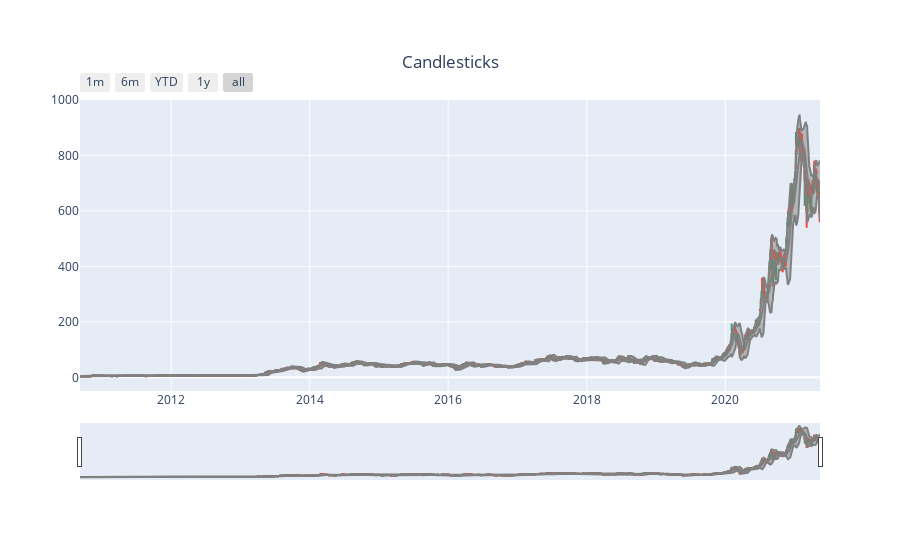

Notebook code for this chart:
### Code cell
#candlestick chart - each day's prices are described by a 'candlestick' rather than a single point
#overlayed with bollinger bands and a 20-day SMA
candle = go.Figure(data=[go.Candlestick(x=full.index, open=full['Open'], high=full['High'], low=full['Low'], close=full['Close'], showlegend = False)])
candle.add_trace(go.Scatter(x=full.index, y=full['upperBand'], name='upper band', mode='lines', showlegend = False, line_color = 'gray'))
candle.add_trace(go.Scatter(x=full.index, y=full['MA20d'], name='20-day SMA', mode='lines', fill='tonexty', showlegend = False, line_color = 'gray'))
candle.add_trace(go.Scatter(x=full.index, y=full['lowerBand'], name='lower band', mode='lines', fill='tonexty', showlegend = False, line_color = 'gray'))
# Add range slider
candle.update_layout(
    title={'text':'Candlesticks',
           'y':0.9,
           'x':0.5,
           'xanchor': 'center',
           'yanchor': 'top'},
    xaxis=dict(
        rangeselector=dict(
            buttons=list([
                dict(count=1,
                     label="1m",
                     step="month",
                     stepmode="backward"),
                dict(count=6,
                     label="6m",
                     step="month",
                     stepmode="backward"),
                dict(count=1,
                     label="YTD",
                     step="year",
                     stepmode="todate"),
                dict(count=1,
                     label="1y",
                     step="year",
                     stepmode="backward"),
                dict(step="all")
            ])
        ),
        rangeslider=dict(
            visible=True
        ),
        type="date"
    )
)
candle.show()

### Figure 1 — Plotly figure (JSON) as saved in the notebook; plotly's stock layout.template omitted (floating-point values rounded to 4 significant figures; data arrays with more than 128 entries replaced by an {"elided": "..."} marker saying what was removed)
{"data": [{"close": {"elided": "2690 float values"}, "high": {"elided": "2690 float values"}, "low": {"elided": "2690 float values"}, "open": {"elided": "2690 float values"}, "showlegend": false, "type": "candlestick", "x": {"elided": "2690 str values"}}, {"line": {"color": "gray"}, "mode": "lines", "name": "upper band", "showlegend": false, "type": "scatter", "x": {"elided": "2690 str values"}, "y": {"elided": "2690 float values"}}, {"fill": "tonexty", "line": {"color": "gray"}, "mode": "lines", "name": "20-day SMA", "showlegend": false, "type": "scatter", "x": {"elided": "2690 str values"}, "y": {"elided": "2690 float values"}}, {"fill": "tonexty", "line": {"color": "gray"}, "mode": "lines", "name": "lower band", "showlegend": false, "type": "scatter", "x": {"elided": "2690 str values"}, "y": {"elided": "2690 float values"}}], "layout": {"title": {"text": "Candlesticks", "x": 0.5, "xanchor": "center", "y": 0.9, "yanchor": "top"}, "xaxis": {"rangeselector": {"buttons": [{"count": 1, "label": "1m", "step": "month", "stepmode": "backward"}, {"count": 6, "label": "6m", "step": "month", "stepmode": "backward"}, {"count": 1, "label": "YTD", "step": "year", "stepmode": "todate"}, {"count": 1, "label": "1y", "step": "year", "stepmode": "backward"}, {"step": "all"}]}, "rangeslider": {"visible": true}, "type": "date"}}}
